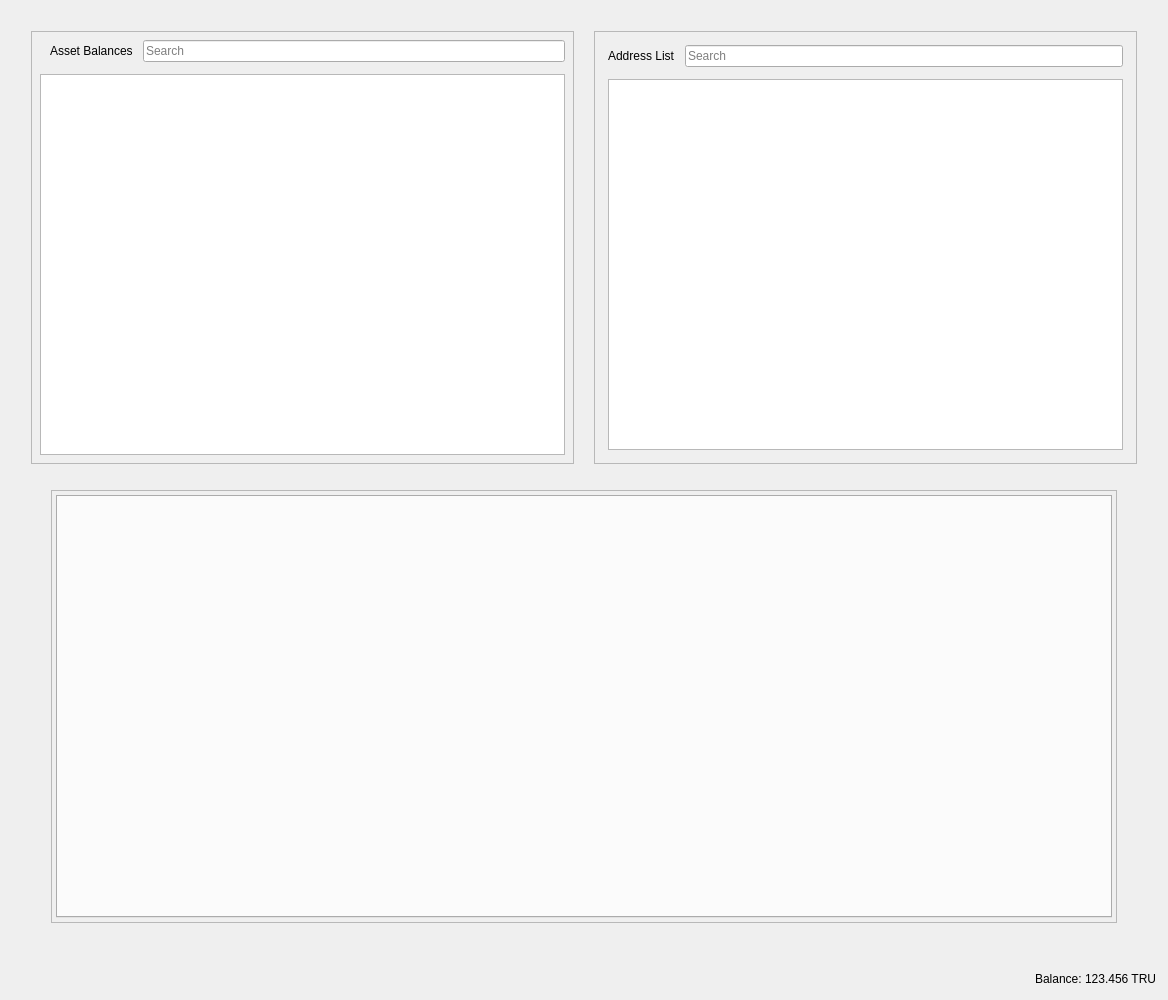
<?xml version="1.0" encoding="UTF-8"?>
<ui version="4.0">
 <class>RestrictedAssetsDialog</class>
 <widget class="QDialog" name="RestrictedAssetsDialog">
  <property name="geometry">
   <rect>
    <x>0</x>
    <y>0</y>
    <width>1168</width>
    <height>1000</height>
   </rect>
  </property>
  <property name="windowTitle">
   <string>Send Coins</string>
  </property>
  <layout class="QVBoxLayout" name="verticalLayout">
   <item>
    <layout class="QHBoxLayout" name="horizontalLayout">
     <property name="spacing">
      <number>20</number>
     </property>
     <property name="leftMargin">
      <number>20</number>
     </property>
     <property name="topMargin">
      <number>20</number>
     </property>
     <property name="rightMargin">
      <number>20</number>
     </property>
     <property name="bottomMargin">
      <number>20</number>
     </property>
     <item>
      <widget class="QFrame" name="frameAssetBalance">
       <property name="frameShape">
        <enum>QFrame::StyledPanel</enum>
       </property>
       <property name="frameShadow">
        <enum>QFrame::Raised</enum>
       </property>
       <layout class="QVBoxLayout" name="verticalLayout_7">
        <property name="spacing">
         <number>12</number>
        </property>
        <property name="leftMargin">
         <number>4</number>
        </property>
        <property name="topMargin">
         <number>4</number>
        </property>
        <property name="rightMargin">
         <number>4</number>
        </property>
        <property name="bottomMargin">
         <number>4</number>
        </property>
        <item>
         <layout class="QVBoxLayout" name="verticalLayout_4">
          <property name="spacing">
           <number>12</number>
          </property>
          <property name="leftMargin">
           <number>4</number>
          </property>
          <property name="topMargin">
           <number>4</number>
          </property>
          <property name="rightMargin">
           <number>4</number>
          </property>
          <property name="bottomMargin">
           <number>4</number>
          </property>
          <item>
           <layout class="QHBoxLayout" name="horizontalLayout_8">
            <property name="spacing">
             <number>10</number>
            </property>
            <property name="leftMargin">
             <number>10</number>
            </property>
            <item>
             <widget class="QLabel" name="labelAssetBalance">
              <property name="text">
               <string>Asset Balances</string>
              </property>
             </widget>
            </item>
            <item>
             <widget class="QLineEdit" name="lineEditAssetSearch">
              <property name="placeholderText">
               <string>Search</string>
              </property>
             </widget>
            </item>
           </layout>
          </item>
          <item>
           <widget class="QTableView" name="listAssets"/>
          </item>
         </layout>
        </item>
       </layout>
      </widget>
     </item>
     <item>
      <widget class="QFrame" name="frameAddressList">
       <property name="frameShape">
        <enum>QFrame::StyledPanel</enum>
       </property>
       <property name="frameShadow">
        <enum>QFrame::Raised</enum>
       </property>
       <layout class="QVBoxLayout" name="verticalLayout_10">
        <property name="spacing">
         <number>12</number>
        </property>
        <item>
         <layout class="QVBoxLayout" name="verticalLayout_9">
          <property name="spacing">
           <number>12</number>
          </property>
          <property name="leftMargin">
           <number>4</number>
          </property>
          <property name="topMargin">
           <number>4</number>
          </property>
          <property name="rightMargin">
           <number>4</number>
          </property>
          <property name="bottomMargin">
           <number>4</number>
          </property>
          <item>
           <layout class="QHBoxLayout" name="horizontalLayout_9">
            <property name="spacing">
             <number>10</number>
            </property>
            <property name="leftMargin">
             <number>0</number>
            </property>
            <property name="topMargin">
             <number>0</number>
            </property>
            <property name="rightMargin">
             <number>0</number>
            </property>
            <property name="bottomMargin">
             <number>0</number>
            </property>
            <item>
             <widget class="QLabel" name="labelAddressList">
              <property name="text">
               <string>Address List</string>
              </property>
             </widget>
            </item>
            <item>
             <widget class="QLineEdit" name="lineEditAddressSearch">
              <property name="placeholderText">
               <string>Search</string>
              </property>
             </widget>
            </item>
           </layout>
          </item>
          <item>
           <widget class="QTableView" name="myAddressList"/>
          </item>
         </layout>
        </item>
       </layout>
      </widget>
     </item>
    </layout>
   </item>
   <item>
    <layout class="QHBoxLayout" name="horizontalLayout_4">
     <property name="spacing">
      <number>34</number>
     </property>
     <property name="leftMargin">
      <number>40</number>
     </property>
     <property name="topMargin">
      <number>0</number>
     </property>
     <property name="rightMargin">
      <number>40</number>
     </property>
     <property name="bottomMargin">
      <number>40</number>
     </property>
     <item>
      <widget class="QFrame" name="tabFrame">
       <property name="frameShape">
        <enum>QFrame::StyledPanel</enum>
       </property>
       <property name="frameShadow">
        <enum>QFrame::Raised</enum>
       </property>
       <layout class="QVBoxLayout" name="verticalLayout_8">
        <property name="spacing">
         <number>12</number>
        </property>
        <property name="leftMargin">
         <number>4</number>
        </property>
        <property name="topMargin">
         <number>4</number>
        </property>
        <property name="rightMargin">
         <number>4</number>
        </property>
        <property name="bottomMargin">
         <number>4</number>
        </property>
        <item>
         <widget class="QTabWidget" name="tabWidget">
          <property name="tabPosition">
           <enum>QTabWidget::North</enum>
          </property>
          <property name="tabShape">
           <enum>QTabWidget::Rounded</enum>
          </property>
          <property name="currentIndex">
           <number>-1</number>
          </property>
          <property name="elideMode">
           <enum>Qt::ElideNone</enum>
          </property>
         </widget>
        </item>
       </layout>
      </widget>
     </item>
    </layout>
   </item>
   <item>
    <layout class="QHBoxLayout" name="horizontalLayout_2">
     <property name="spacing">
      <number>3</number>
     </property>
     <item>
      <spacer name="horizontalSpacer">
       <property name="orientation">
        <enum>Qt::Horizontal</enum>
       </property>
       <property name="sizeHint" stdset="0">
        <size>
         <width>40</width>
         <height>20</height>
        </size>
       </property>
      </spacer>
     </item>
     <item alignment="Qt::AlignRight">
      <widget class="QLabel" name="label">
       <property name="sizePolicy">
        <sizepolicy hsizetype="Preferred" vsizetype="Fixed">
         <horstretch>0</horstretch>
         <verstretch>0</verstretch>
        </sizepolicy>
       </property>
       <property name="text">
        <string>Balance:</string>
       </property>
      </widget>
     </item>
     <item alignment="Qt::AlignRight">
      <widget class="QLabel" name="labelBalance">
       <property name="sizePolicy">
        <sizepolicy hsizetype="Preferred" vsizetype="Fixed">
         <horstretch>0</horstretch>
         <verstretch>0</verstretch>
        </sizepolicy>
       </property>
       <property name="cursor">
        <cursorShape>IBeamCursor</cursorShape>
       </property>
       <property name="text">
        <string notr="true">123.456 TRU</string>
       </property>
       <property name="textInteractionFlags">
        <set>Qt::LinksAccessibleByMouse|Qt::TextSelectableByKeyboard|Qt::TextSelectableByMouse</set>
       </property>
      </widget>
     </item>
    </layout>
   </item>
  </layout>
 </widget>
 <resources>
  <include location="../truth.qrc"/>
 </resources>
 <connections/>
</ui>
